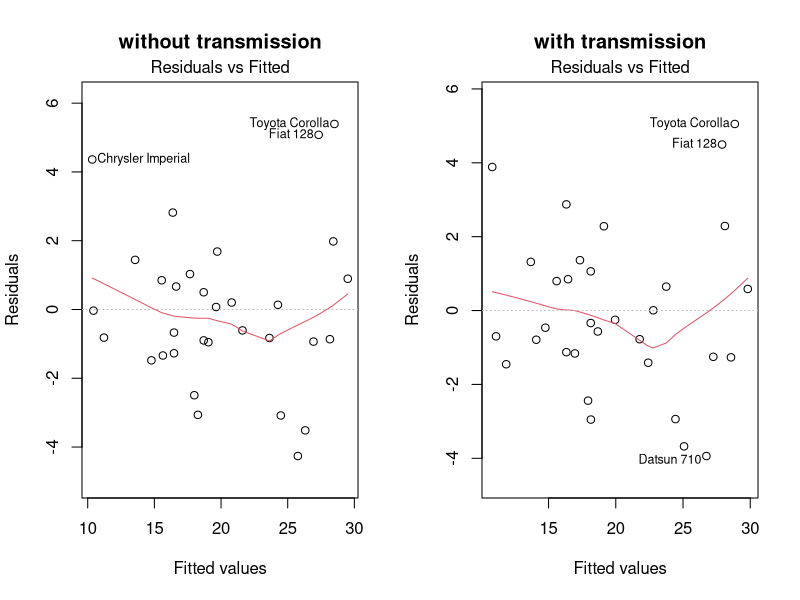
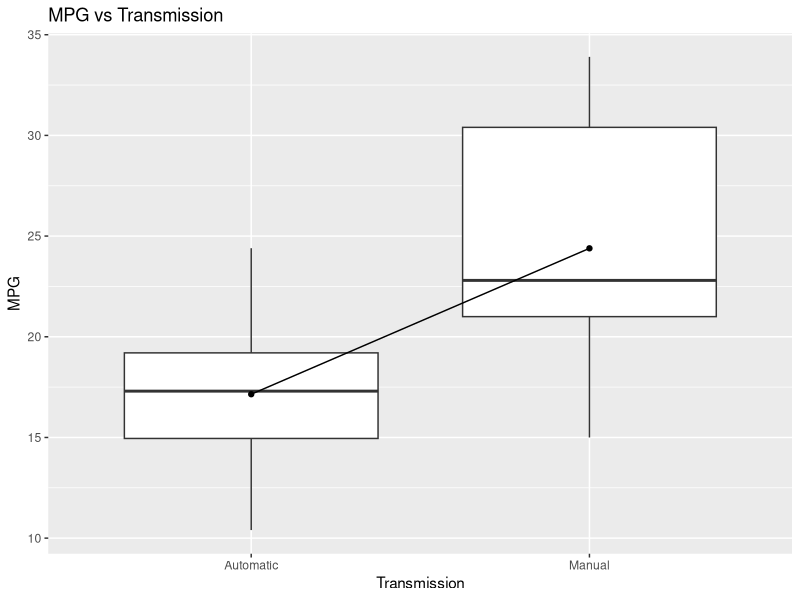
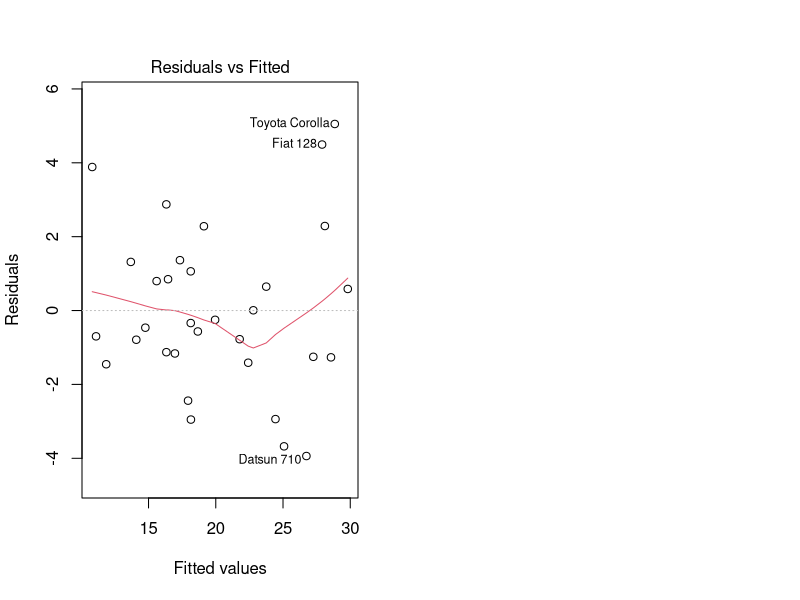
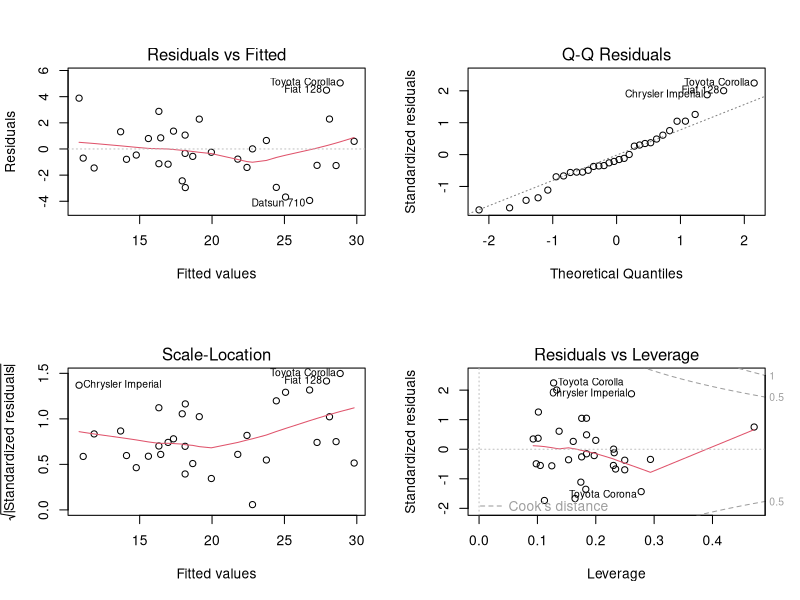

These charts were generated, in order, by the following R code:
## ---- chunk 1
knitr::opts_chunk$set(echo = TRUE)
library(car)
library(ggplot2)
library(magrittr)

## ---- chunk 2
data("mtcars")
?mtcars 
# am variable accounts for transmission, and mpg for miles per gallon. 
# am, cyl, vs, gear and carb are factors
mtcars2 <- mtcars #para la correlation table later
mtcars$am <- factor(mtcars$am,labels=c('Automatic','Manual'))
cols <- c("cyl", "vs", "gear", "carb")
mtcars[cols] <- lapply(mtcars[cols], factor)
fit <- lm(mpg ~am, mtcars)
summary(fit)$coefficients
summary(fit)$r.squared
## ---- chunk 3
fitall <- lm(mpg ~ ., data = mtcars)
fitbest <- step(fitall, direction = "both")
## ---- chunk 4
anova(fit,fitbest,fitall)
## ---- chunk 5
summary(fitbest)$r.squared
summary(fitbest)$adj.r.squared
## ---- chunk 6
res <- cor(mtcars2)
round(res, 2)
## ---- chunk 7
anova(fitall) %>% .[5] %>% t
## ---- chunk 8
Automatic <- mtcars[mtcars$am == "Automatic",]
Manual <- mtcars[mtcars$am == "Manual",]
t.test(Automatic$mpg, Manual$mpg)
## ---- chunk 9
cov(fitbest$residuals, hatvalues(fitbest))
## ---- chunk 10
#One idea
leverage <- hatvalues(fitbest)
tail(sort(leverage),3)
influential <- dfbetas(fitbest)
tail(sort(influential[,6]),3)

#Other idea
#Consistently with the residual plots, those points are the main responsibles for the 
#deviation from the residual normality assumption which is fullfilled within a confidence 
#interval of 0.05 as it can be seen below
influence <- sort(dffits(fitbest),decreasing=TRUE)
shapiro.test(fitbest$residuals)
## ---- chunk 11
summary(fitbest)
## ---- chunk 12
fitnoam <- lm(mpg~ cyl + hp + wt,mtcars)
par(mfrow=c(1,2))
plot(fitnoam,which=1,main="without transmission")
plot(fitbest,which=1,main="with transmission")
summary(fitbest)$adj.r.squared
summary(fitnoam)$adj.r.squared
## ---- chunk 13
g <- ggplot(mtcars) + aes(x = factor(am), y = mpg) + geom_boxplot() 
g <- g + stat_summary(fun.y=mean, geom="line", aes(group=1)) + stat_summary(fun.y=mean, geom="point") + ggtitle("MPG vs Transmission") + xlab("Transmission") + ylab("MPG")
g
## ---- chunk 14
plot(fitbest,which=1)
## ---- chunk 15
par(mfrow = c(2, 2))
plot(fitbest)
